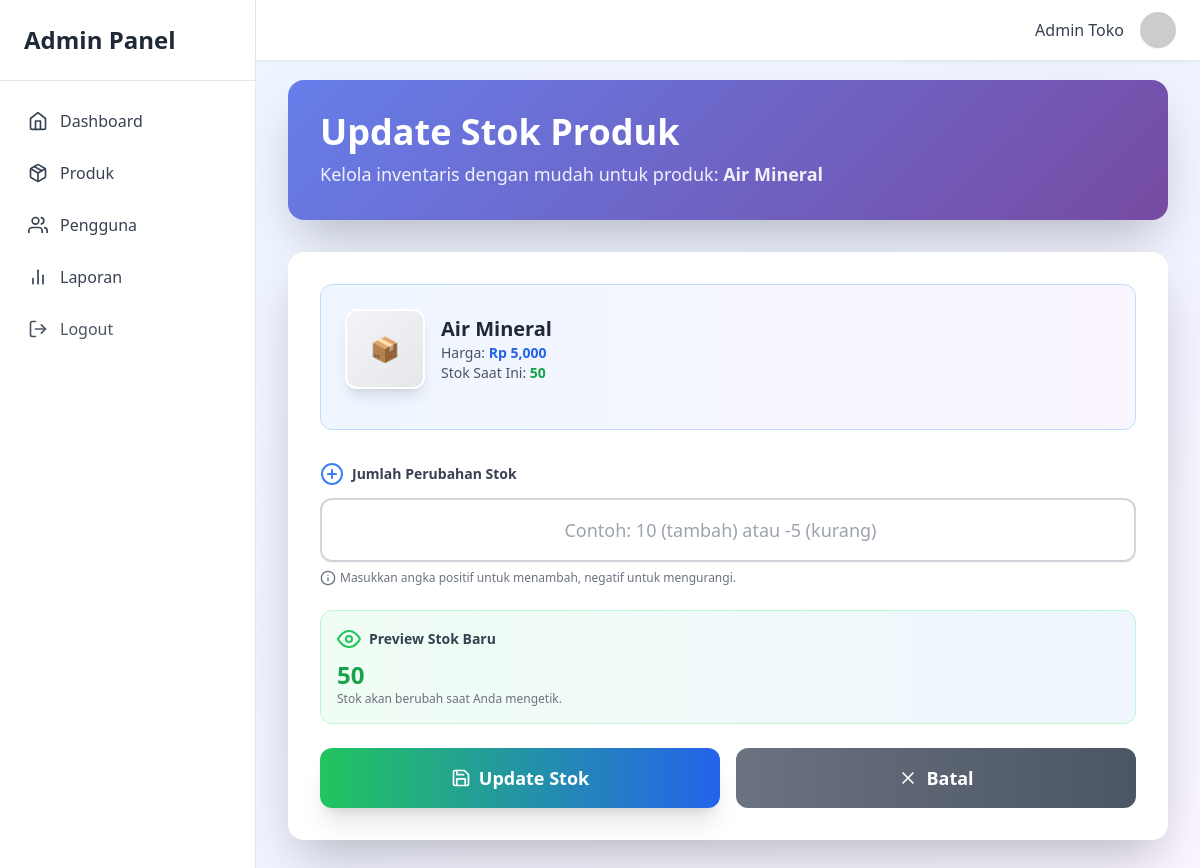
Screenshot of /dashboard/products/edit-stock/1 (signed in) with the database file from the repository.
### tables this page shows
CREATE TABLE products (
  id INT AUTO_INCREMENT PRIMARY KEY,
  name VARCHAR(150) NOT NULL,
  price INT NOT NULL,
  stock INT NOT NULL,
  image VARCHAR(255) DEFAULT NULL,
  is_deleted TINYINT(1) DEFAULT 0,  
  created_at DATETIME DEFAULT CURRENT_TIMESTAMP,
  updated_at DATETIME DEFAULT CURRENT_TIMESTAMP ON UPDATE CURRENT_TIMESTAMP
);

### dashboard/products/logic/update-stock.php (called while the page is built, shortened)
<?php
include "../../../include/conn.php";
$id = isset($_GET['id']) ? (int)$_GET['id'] : 0;
$query = $conn->prepare("SELECT * FROM products WHERE id = ?");
$query->bind_param("i", $id);
$query->execute();
$result = $query->get_result();
$product = $result->fetch_assoc();

### dashboard/products/ui/edit-stock.php (the view, shortened to what this page needs)
<!DOCTYPE html>
<html lang="en">
<head>
  <script src="https://cdn.tailwindcss.com"></script>
  <?php include "../logic/update-stock.php"; ?>
</head>
<body class="bg-gradient-to-br from-blue-50 via-indigo-50 to-purple-50 min-h-screen">
  <?php include "../../../include/layouts/sidebar.php"; ?>
  <?php include "../../../include/layouts/header.php"; ?>
  <div class="ml-64 pt-20 p-8">
    <div class="gradient-bg text-white p-8 rounded-2xl shadow-2xl mb-8 fade-in">
      <h1 class="text-4xl font-bold mb-2 flex items-center gap-3">
        Update Stok Produk
      </h1>
      <p class="text-lg opacity-90">Kelola inventaris dengan mudah untuk produk: <strong><?php echo htmlspecialchars($product['name']); ?></strong></p>
    </div>
    <div class="bg-white p-8 rounded-2xl shadow-2xl card-hover max-w-full mx-auto bounce-in">
      <form method="POST" id="stockForm">
        <div class="mb-8 bg-gradient-to-r from-blue-50 to-purple-50 p-6 rounded-xl border border-blue-200">
          <div class="flex items-center gap-4 mb-4">
            <?php if ($product['image'] && file_exists($_SERVER['DOCUMENT_ROOT'] . '/toko-daffsha-kids/' . $product['image'])): ?>
              <img src="<?php echo $product['image']; ?>" alt="<?php echo $product['name']; ?>" class="w-20 h-20 object-cover rounded-xl border-2 border-white shadow-lg">
            <?php else: ?>
              <div class="w-20 h-20 bg-gradient-to-br from-gray-100 to-gray-200 rounded-xl border-2 border-white shadow-lg flex items-center justify-center text-2xl">📦</div>
            <?php endif; ?>
            <div>
              <h3 class="font-bold text-gray-800 text-xl"><?php echo htmlspecialchars($product['name']); ?></h3>
              <p class="text-sm text-gray-600">Harga: <span class="font-semibold text-blue-600">Rp <?php echo number_format($product['price']); ?></span></p>
              <p class="text-sm text-gray-600">Stok Saat Ini: <span class="font-semibold text-green-600" id="currentStock"><?php echo $product['stock']; ?></span></p>
            </div>
          </div>
        </div>
        <div class="mb-6">
          <label class="block text-sm font-semibold text-gray-700 mb-3 flex items-center gap-2">
            <i data-feather="plus-circle" class="text-blue-500"></i> Jumlah Perubahan Stok
          </label>
          <input type="number" name="stock_change" id="stockChange" placeholder="Contoh: 10 (tambah) atau -5 (kurang)" required
            class="w-full outline-none p-4 border-2 border-gray-300 rounded-xl focus:ring-4 focus:ring-blue-300 focus:border-blue-500 transition-all text-center text-lg font-medium shadow-sm">
          <p class="text-xs text-gray-500 mt-2 flex items-center gap-1">
            <i data-feather="info" class="w-4 h-4"></i> Masukkan angka positif untuk menambah, negatif untuk mengurangi.
          </p>
        </div>
        <div class="mb-6 p-4 bg-gradient-to-r from-green-50 to-blue-50 rounded-xl border border-green-200">
          <p class="text-sm font-semibold text-gray-700 mb-2 flex items-center gap-2">
            <i data-feather="eye" class="text-green-500"></i> Preview Stok Baru
          </p>
          <p class="text-2xl font-bold text-green-600" id="newStock"><?php echo $product['stock']; ?></p>
          <p class="text-xs text-gray-500">Stok akan berubah saat Anda mengetik.</p>
        </div>
        <div class="flex gap-4">
          <button type="submit" class="flex-1 bg-gradient-to-r from-green-500 to-blue-600 text-white py-4 rounded-xl hover:from-green-600 hover:to-blue-700 transition-all transform hover:scale-105 shadow-xl font-bold text-lg flex items-center justify-center gap-2">
            <i data-feather="save" class="w-5 h-5"></i> Update Stok
          </button>
          <a href="dashboard/products" class="flex-1 bg-gradient-to-r from-gray-500 to-gray-600 text-white py-4 rounded-xl hover:from-gray-600 hover:to-gray-700 transition-all text-center font-bold text-lg flex items-center justify-center gap-2">
            <i data-feather="x" class="w-5 h-5"></i> Batal
          </a>
        </div>
      </form>
    </div>
  </div>
</body>
</html>

### dashboard/products/ui/edit-stock.php (style rules this page uses)
.gradient-bg { background: linear-gradient(135deg, #667eea 0%, #764ba2 100%); }
.card-hover { transition: transform 0.3s ease, box-shadow 0.3s ease; }
.fade-in { animation: fadeIn 0.6s ease-out; }
.bounce-in { animation: bounceIn 0.8s ease-out; }

### rows the page displays
products: name "Air Mineral", price "5,000", stock "50"

### other values shown
$_SESSION['user_name'] "Admin Toko"
